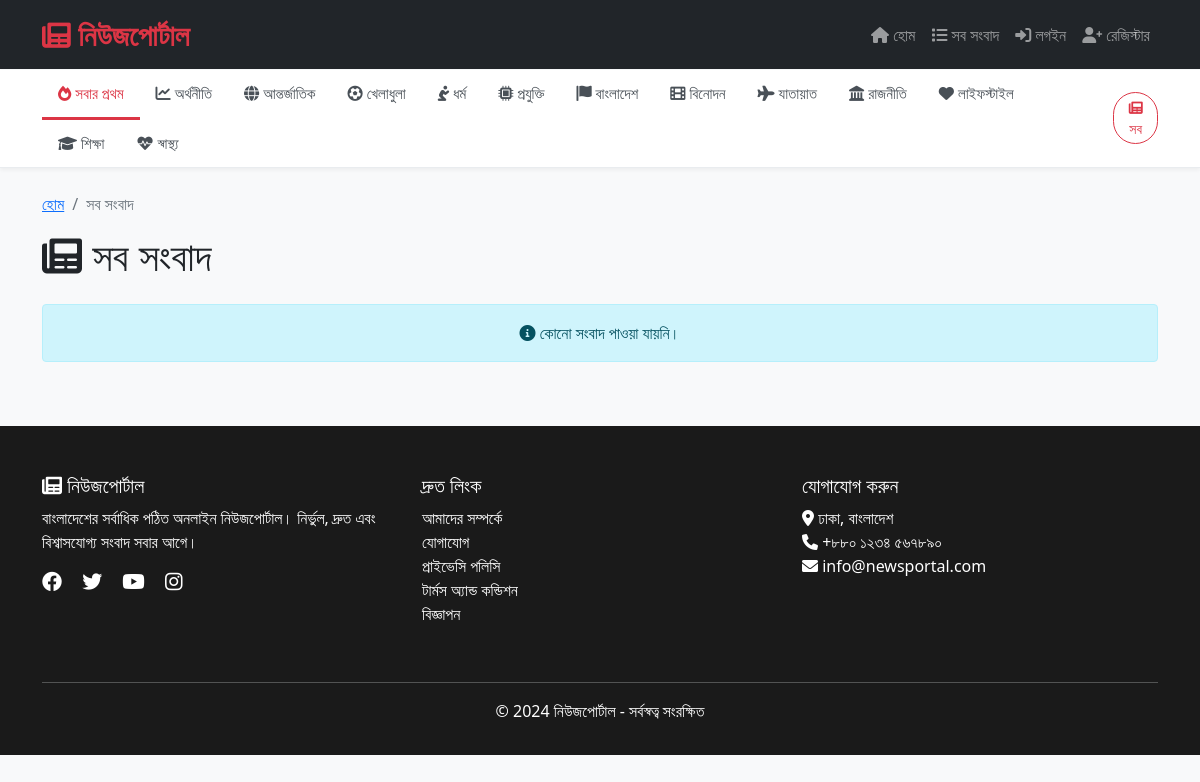
The page /all-news/ on the database its author committed.
### news/models.py (models this page shows, shortened)
class Category(models.Model):
    name = models.CharField(max_length=100)
    slug = models.SlugField(unique=True)
    icon = models.CharField(max_length=50, blank=True, default='fa-folder')
    description = models.TextField(blank=True)
    created_at = models.DateTimeField(auto_now_add=True)
    class Meta:
        verbose_name_plural = 'Categories'
        ordering = ['name']

### news/views.py (the view)
# urls.py: path('all-news/', views.all_news, name='all_news'),
def all_news(request):
    news_list = News.objects.filter(status='published').order_by('-published_date')
    paginator = Paginator(news_list, 12)
    page_number = request.GET.get('page')
    page_obj = paginator.get_page(page_number)
    return render(request, 'news/all_news.html', {'page_obj': page_obj})

### news/context_processors.py (called while the page is built)
def categories(request):
    return {
        'categories': Category.objects.all()
    }

### news/templates/news/all_news.html (shortened to what this page needs)
{% extends 'base.html' %}
{% load static %}
{% block content %}
<div class="container mt-4">
    <div class="row">
        <div class="col-12">
            <nav aria-label="breadcrumb">
                <ol class="breadcrumb">
                    <li class="breadcrumb-item"><a href="{% url 'news:home' %}">হোম</a></li>
                    <li class="breadcrumb-item active">সব সংবাদ</li>
                </ol>
            </nav>
            <h1 class="mb-4"><i class="fas fa-newspaper"></i> সব সংবাদ</h1>
        </div>
    </div>
    <div class="row">
        {% for news in page_obj %}
        <div class="col-md-4 col-sm-6 mb-4">
            <div class="card h-100 shadow-sm hover-card">
                {% if news.image %}
                <img src="{{ news.image.url }}" class="card-img-top" alt="{{ news.title }}" style="height: 200px; object-fit: cover;">
                {% endif %}
                <div class="card-body">
                    <span class="badge bg-danger mb-2">{{ news.category.name }}</span>
                    <h5 class="card-title">{{ news.title|truncatechars:60 }}</h5>
                    <p class="card-text text-muted">{{ news.content|striptags|truncatechars:100 }}</p>
                    <div class="d-flex justify-content-between align-items-center">
                        <small class="text-muted">
                            <i class="fas fa-calendar"></i> {{ news.published_date|date:"d M Y" }}
                        </small>
                        <div>
                            <small class="me-2"><i class="fas fa-eye"></i> {{ news.views }}</small>
                            <small><i class="fas fa-heart"></i> {{ news.total_likes }}</small>
                        </div>
                    </div>
                </div>
                <div class="card-footer bg-transparent">
                    <a href="{{ news.get_absolute_url }}" class="btn btn-primary btn-sm w-100">পড়ুন</a>
                </div>
            </div>
        </div>
        {% empty %}
        <div class="col-12">
            <div class="alert alert-info text-center">
                <i class="fas fa-info-circle"></i> কোনো সংবাদ পাওয়া যায়নি।
            </div>
        </div>
        {% endfor %}
    </div>
</div>
{% endblock %}

### news/templates/base.html (shortened to what this page needs)
<!DOCTYPE html>
<html lang="bn">
<head>
    <link href="https://cdn.jsdelivr.net/npm/bootstrap@5.1.3/dist/css/bootstrap.min.css" rel="stylesheet">
    <link rel="stylesheet" href="https://cdnjs.cloudflare.com/ajax/libs/font-awesome/6.0.0/css/all.min.css">
</head>
<body>
    <nav class="navbar navbar-expand-lg navbar-dark bg-dark fixed-top">
        <div class="container">
            <a class="navbar-brand" href="{% url 'news:home' %}">
                <i class="fas fa-newspaper"></i> নিউজপোর্টাল
            </a>
            <div class="collapse navbar-collapse" id="navbarNav">
                <ul class="navbar-nav ms-auto">
                    <li class="nav-item">
                        <a class="nav-link" href="{% url 'news:home' %}">
                            <i class="fas fa-home"></i> হোম
                        </a>
                    </li>
                    <li class="nav-item">
                        <a class="nav-link" href="{% url 'news:all_news' %}">
                            <i class="fas fa-list"></i> সব সংবাদ
                        </a>
                    </li>
                    {% if user.is_authenticated %}
                    <li class="nav-item dropdown">
                        <a class="nav-link dropdown-toggle" href="#" id="userDropdown" role="button" data-bs-toggle="dropdown">
                            <i class="fas fa-user-circle"></i> {{ user.username }}
                        </a>
                        <ul class="dropdown-menu dropdown-menu-end">
                            <li><a class="dropdown-item" href="#"><i class="fas fa-user"></i> প্রোফাইল</a></li>
                            <li><hr class="dropdown-divider"></li>
                            <li class="nav-item">
                                <a class="nav-link" href="{% url 'news:dashboard' %}">
                                    <i class="fas fa-chart-line"></i> ড্যাশবোর্ড
                                </a>
                            </li>
                            <li class="nav-item">
                                <a class="nav-link" href="{% url 'news:contact' %}">
                                    <i class="fas fa-envelope"></i> যোগাযোগ
                                </a>
                            </li>
                            <li><a class="dropdown-item" href="{% url 'news:logout' %}">
                                <i class="fas fa-sign-out-alt"></i> লগআউট
                            </a></li>
                        </ul>
                    </li>
                    {% else %}
                    <li class="nav-item">
                        <a class="nav-link" href="{% url 'news:login' %}">
                            <i class="fas fa-sign-in-alt"></i> লগইন
                        </a>
                    </li>
                    <li class="nav-item">
                        <a class="nav-link" href="{% url 'news:register' %}">
                            <i class="fas fa-user-plus"></i> রেজিস্টার
                        </a>
                    </li>
                    {% endif %}
                </ul>
            </div>
        </div>
    </nav>
    {% if categories %}
    <div class="category-nav">
        <div class="container">
            <div class="d-flex justify-content-between align-items-center">
                <div class="overflow-auto flex-grow-1">
                    <ul class="nav">
                        <li class="nav-item">
                            <a class="nav-link {% if not request.resolver_match.kwargs.slug %}active{% endif %}"
                               href="{% url 'news:home' %}">
                                <i class="fas fa-fire"></i> সবার প্রথম
                            </a>
                        </li>
                        {% for category in categories %}
                        <li class="nav-item">
                            <a class="nav-link {% if request.resolver_match.kwargs.slug == category.slug %}active{% endif %}"
                               href="{% url 'news:category_news' category.slug %}">
                                <i class="fas {{ category.icon|default:'fa-folder' }}"></i> {{ category.name }}
                            </a>
                        </li>
                        {% endfor %}
                    </ul>
                </div>
                <div class="d-none d-lg-block ms-3">
                    <a href="{% url 'news:all_news' %}" class="btn btn-sm btn-outline-danger rounded-pill">
                        <i class="fas fa-newspaper"></i> সব
                    </a>
                </div>
            </div>
        </div>
    </div>
    {% endif %}
    <main>
        {% block content %}{% endblock %}
    </main>
    <footer class="footer">
        <div class="container">
            <div class="row">
                <div class="col-md-4 mb-4">
                    <h5><i class="fas fa-newspaper"></i> নিউজপোর্টাল</h5>
                    <p>বাংলাদেশের সর্বাধিক পঠিত অনলাইন নিউজপোর্টাল। নির্ভুল, দ্রুত এবং বিশ্বাসযোগ্য সংবাদ সবার আগে।</p>
                    <div class="social-links">
                        <a href="#" class="me-3"><i class="fab fa-facebook fa-lg"></i></a>
                        <a href="#" class="me-3"><i class="fab fa-twitter fa-lg"></i></a>
                        <a href="#" class="me-3"><i class="fab fa-youtube fa-lg"></i></a>
                        <a href="#"><i class="fab fa-instagram fa-lg"></i></a>
                    </div>
                </div>
                <div class="col-md-4 mb-4">
                    <h5>দ্রুত লিংক</h5>
                    <ul class="list-unstyled">
                        <li><a href="#">আমাদের সম্পর্কে</a></li>
                        <li><a href="#">যোগাযোগ</a></li>
                        <li><a href="#">প্রাইভেসি পলিসি</a></li>
                        <li><a href="#">টার্মস অ্যান্ড কন্ডিশন</a></li>
                        <li><a href="#">বিজ্ঞাপন</a></li>
                    </ul>
                </div>
                <div class="col-md-4 mb-4">
                    <h5>যোগাযোগ করুন</h5>
                    <ul class="list-unstyled">
                        <li><i class="fas fa-map-marker-alt"></i> ঢাকা, বাংলাদেশ</li>
                        <li><i class="fas fa-phone"></i> +৮৮০ ১২৩৪ ৫৬৭৮৯০</li>
                        <li><i class="fas fa-envelope"></i> info@newsportal.com</li>
                    </ul>
                </div>
            </div>
            <hr class="bg-light">
            <div class="text-center">
                <p class="mb-0">&copy; 2024 নিউজপোর্টাল - সর্বস্বত্ব সংরক্ষিত</p>
            </div>
        </div>
    </footer>
</body>
</html>

### news/templates/base.html (style rules this page uses)
* { margin: 0; padding: 0; box-sizing: border-box; }
body { font-family: 'Segoe UI', 'SolaimanLipi', 'Nikosh', 'Bangla', sans-serif; background-color: #f8f9fa; padding-top: 70px; }
.navbar-brand { font-size: 1.8rem; font-weight: bold; color: #dc3545 !important; }
.category-nav { background: white; border-bottom: 1px solid #e9ecef; box-shadow: 0 2px 4px rgba(0,0,0,0.05); position: sticky; top: 70px; z-index: 998; }
.category-nav .nav-link { color: #495057; font-weight: 500; padding: 12px 16px; transition: all 0.3s ease; font-size: 0.95rem; white-space: nowrap; }
.category-nav .nav-link.active { color: #dc3545; border-bottom: 3px solid #dc3545; }
.footer { background-color: #1a1a1a; color: #ffffff; padding: 3rem 0 2rem; margin-top: 3rem; }
.footer a { color: #ffffff; text-decoration: none; transition: color 0.3s; }

### rows shown on the page
Category: name "অর্থনীতি"
Category: name "আন্তর্জাতিক"
Category: name "খেলাধুলা"
Category: name "ধর্ম"
Category: name "প্রযুক্তি"
Category: name "বাংলাদেশ"
Category: name "বিনোদন"
Category: name "যাতায়াত"
Category: name "রাজনীতি"
Category: name "লাইফস্টাইল"
Category: name "শিক্ষা"
Category: name "স্বাস্থ্য"
